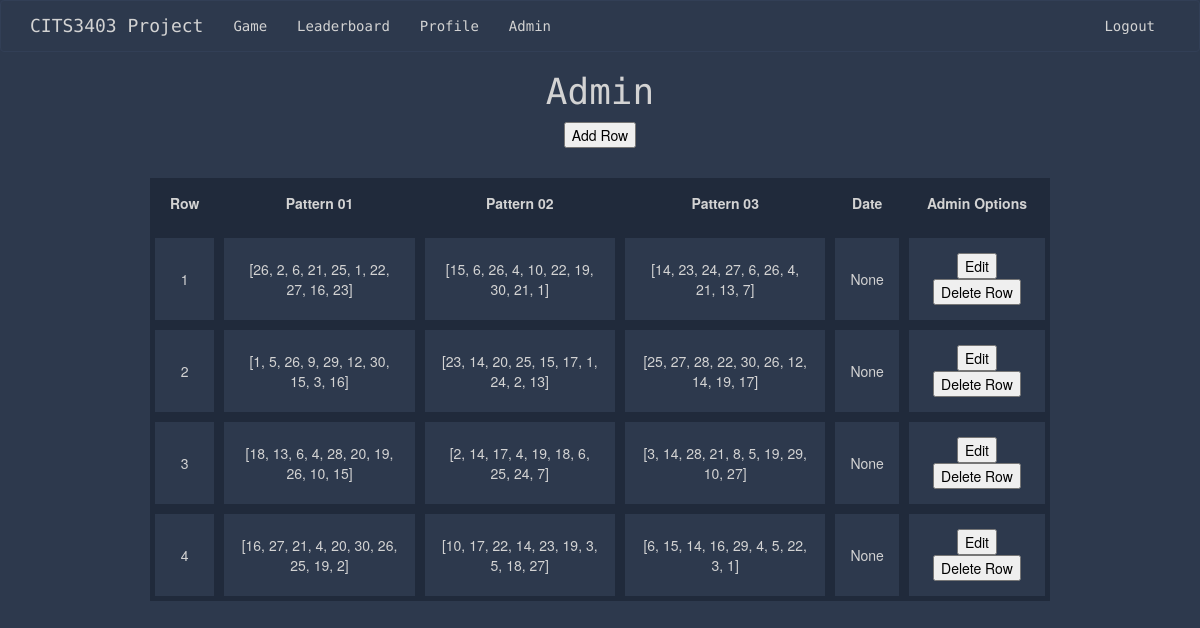
Page /admin (signed in) on the earlier database version.
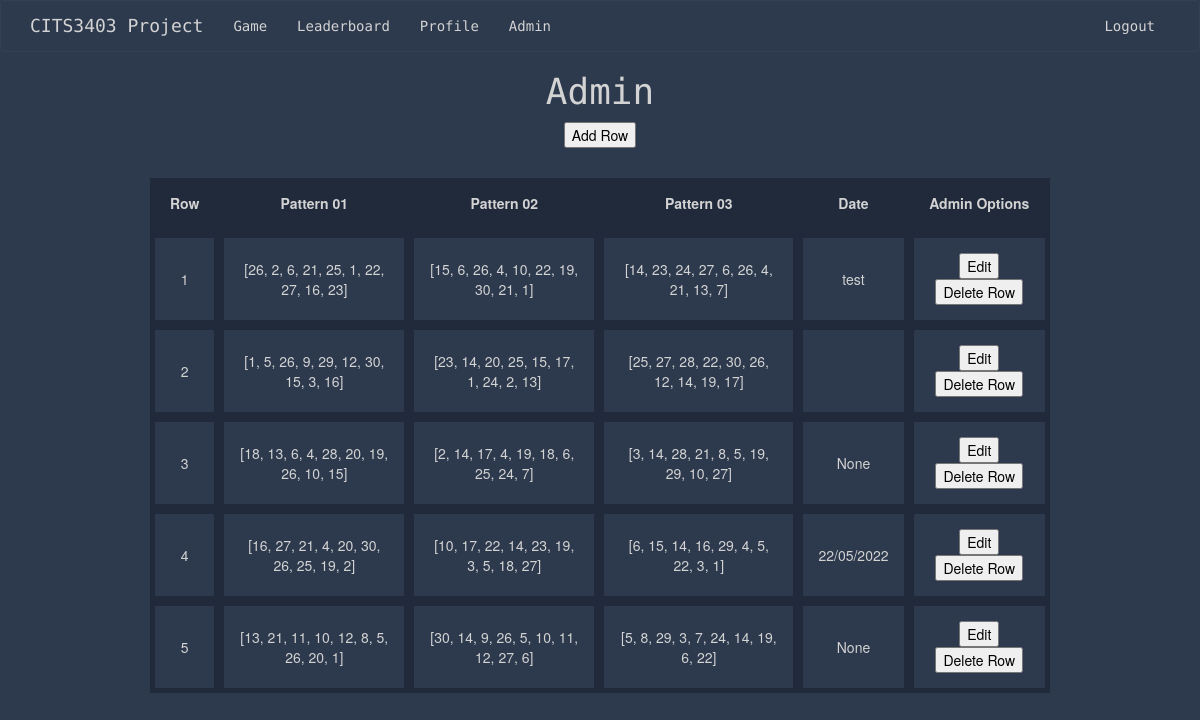
Same page on the later database version.
### app/models.py (models this page shows)
class Puzzle(db.Model):
    id = db.Column(db.Integer, primary_key=True)
    puzzle01 = db.Column(db.String(64))
    puzzle02 = db.Column(db.String(64))
    puzzle03 = db.Column(db.String(64))
    date = db.Column(db.String)

### app/routes.py (the view)
@app.route('/admin')
@login_required
def admin():
    id = current_user.id
    if id == 4:
        all_puzzles = Puzzle.query.all()
        return render_template('admin.html', title='Admin', puzzles = all_puzzles)
    else:
        flash("You are not authorized to access this page")
        return redirect(url_for('index'))

### app/models.py (called while the page is built)
    @login.user_loader
    def load_user(id):
        return User.query.get(int(id))

### app/templates/admin.html (shortened to what this page needs)
{% extends "base.html" %}
{% block content %}
<body>
    <h1>Admin</h1>
    <form action = "/update_puzzle", methods = "post">
        <button id = 'addData' type = 'button' type ='submit' onclick ='insertPattern()'> Add Row </button>
    </form>
      <table >
        <thead>
            <tr>
                <th> Row </th>
                <th> Pattern 01 </th>
                <th> Pattern 02 </th>
                <th> Pattern 03 </th>
                <th> Date </th>
                <th> Admin Options </th>
            </tr>
        </thead>
        <tbody>
            {% for puzzle in puzzles %}
                <tr>
                    <td> {{ puzzle.id }} </td>
                    <td> {{ puzzle.puzzle01 }} </td>
                    <td> {{ puzzle.puzzle02 }} </td>
                    <td> {{ puzzle.puzzle03 }}</td>
                    <td> {{ puzzle.date}} </td>
                    <td>
                        <button onclick = 'openDateEditor({{puzzle.id}})'data-toggle="modal" data-target="#myModal">Edit</button>
                        <button> Delete Row </button>
                    </td>
                </tr>
            {% endfor %}
        </tbody>
    </table>
</body>
{% endblock %}

### app/templates/base.html (shortened to what this page needs)
{% extends 'bootstrap/base.html' %}
{% block styles %}
{{ super() }}
<head>
<link rel="stylesheet" href="{{ url_for('static', filename='css/stylesheet.css') }}">
</head>
{% endblock %}
{% block navbar %}
<nav class="navbar navbar-default">
    <div class="container">
        <div class="navbar-header">
            <a class="navbar-brand" href="{{ url_for('index') }}">CITS3403 Project</a>
        </div>
        <div class="collapse navbar-collapse" id="bs-example-navbar-collapse-1">
            <ul class="nav navbar-nav navbar-left">
                {% if current_user.is_anonymous %}
                <li><a href="{{ url_for('game') }}">Game</a></li>
                <li><a href="{{ url_for('leaderboard') }}">Leaderboard</a></li>
                {% else %}
                <li><a href="{{ url_for('game') }}">Game</a></li>
                <li><a href="{{ url_for('leaderboard') }}">Leaderboard</a></li>
                <li><a href="{{ url_for('user_stats') }}">Profile</a></li>
                <li><a href="{{ url_for('admin') }}">Admin</a></li>
                {% endif %}
            </ul>
            <ul class="nav navbar-nav navbar-right">
                {% if current_user.is_anonymous %}
                <li><a href="{{ url_for('login') }}">Login</a></li>
                <li><a href="{{ url_for('register') }}">Register</a></li>
                {% else %}
                <li><a href="{{ url_for('logout') }}">Logout</a></li>
                {% endif %}
            </ul>
        </div>
    </div>
</nav>
{% endblock %}

### app/static/css/stylesheet.css (style rules this page uses)
head,body { text-align: center; }
button, input { color: black !important; }
body { background: #2d394d; color: lightgrey; }
.center, h1 { text-align: center; font-family: 'Source Code Pro', monospace; }
ul { display: inline-block; text-align: left; list-style-type: square; }
a { color: lightgrey !important; }
.navbar-default { background: #2d394d; border-color: #323f56; font-family: 'Source Code Pro', monospace; }
table { border-collapse: separate; width: 75%; margin-left: auto; margin-right: auto; margin-top: 30px; }
th, td { border: 5px solid #202a3b; padding: 15px; text-align: center; margin: none; }
th { border-top: none; font-weight: bold; background-color: #202a3b; }

Differences in the rows shown:
changed Puzzle id 1: date "None" → "test"
changed Puzzle id 2: date "None" → (not shown)
changed Puzzle id 4: date "None" → "22/05/2022"
added Puzzle: id "5", puzzle01 "[13, 21, 11, 10, 12, 8, 5, 26, 20, 1]", puzzle02 "[30, 14, 9, 26, 5, 10, 11, 12, 27, 6]", puzzle03 "[5, 8, 29, 3, 7, 24, 14, 19, 6, 22]", date "None"
